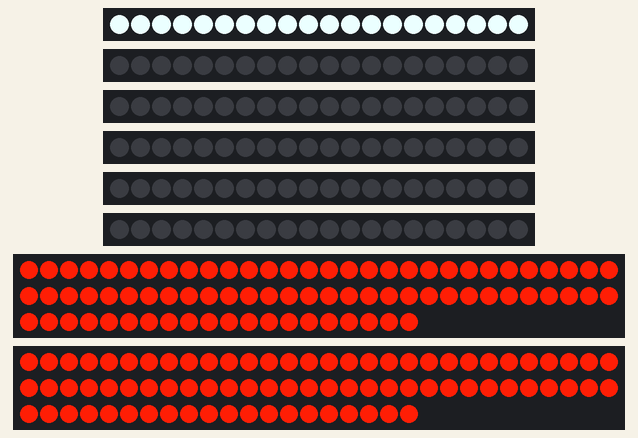
This sketch was run on a simulated Arduino Uno, built with avr-gcc and run on an emulated ATmega328P. Parts: 6 × 20 RGB LEDs in strip order, left to right, 2 × 80 RGB LEDs in strip order, left to right, continuing on the next row. The strip is taken to match the declared colour order.

Above: at 0.11 s.
At 0.72 s:
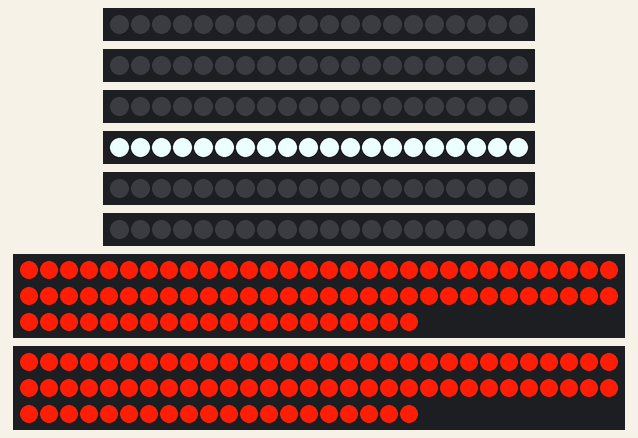
At 1.12 s:
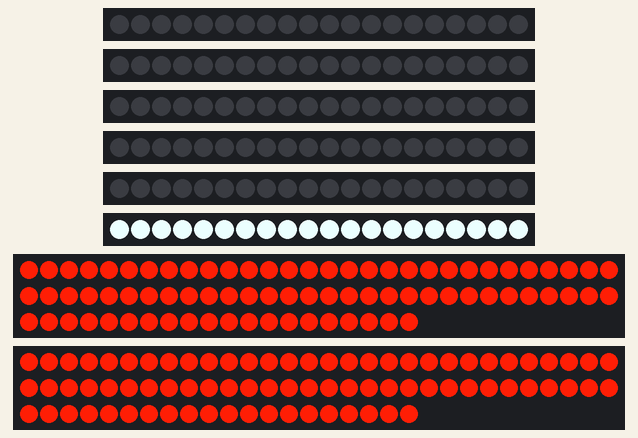
At 1.53 s:
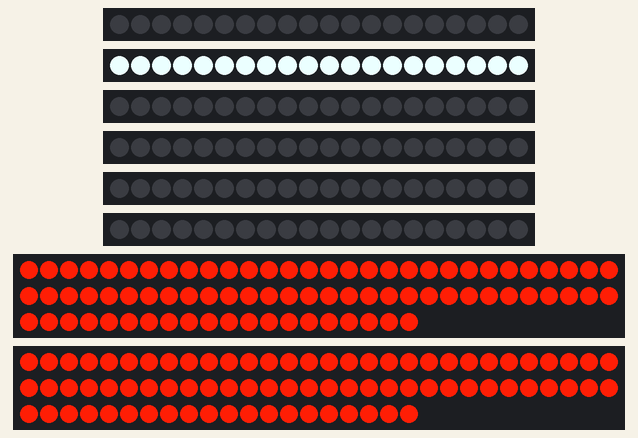

The sketch:

QueenDiamonds.ino
```cpp
#include <Adafruit_NeoPixel.h>

#define NUM_LEDS_PER_CHASE_STRIP 20
#define NUM_CHASE_STRIPS 6
#define NUM_LEDS_PER_STATIC_STRIP 80
#define NUM_STATIC_STRIPS 2

const int chaseStripPins[NUM_CHASE_STRIPS] = {2, 3, 4, 5, 6, 7};
const int staticStripPins[NUM_STATIC_STRIPS] = {8, 9};

Adafruit_NeoPixel chaseStrips[NUM_CHASE_STRIPS] = {
    Adafruit_NeoPixel(NUM_LEDS_PER_CHASE_STRIP, chaseStripPins[0], NEO_RGB + NEO_KHZ800),
    Adafruit_NeoPixel(NUM_LEDS_PER_CHASE_STRIP, chaseStripPins[1], NEO_RGB + NEO_KHZ800),
    Adafruit_NeoPixel(NUM_LEDS_PER_CHASE_STRIP, chaseStripPins[2], NEO_RGB + NEO_KHZ800),
    Adafruit_NeoPixel(NUM_LEDS_PER_CHASE_STRIP, chaseStripPins[3], NEO_RGB + NEO_KHZ800),
    Adafruit_NeoPixel(NUM_LEDS_PER_CHASE_STRIP, chaseStripPins[4], NEO_RGB + NEO_KHZ800),
    Adafruit_NeoPixel(NUM_LEDS_PER_CHASE_STRIP, chaseStripPins[5], NEO_RGB + NEO_KHZ800)
};

Adafruit_NeoPixel staticStrips[NUM_STATIC_STRIPS] = {
    Adafruit_NeoPixel(NUM_LEDS_PER_STATIC_STRIP, staticStripPins[0], NEO_RGB + NEO_KHZ800),
    Adafruit_NeoPixel(NUM_LEDS_PER_STATIC_STRIP, staticStripPins[1], NEO_RGB + NEO_KHZ800)
};

void setup() {
    for (int i = 0; i < NUM_CHASE_STRIPS; i++) {
        chaseStrips[i].begin();
        chaseStrips[i].show();
    }

    for (int i = 0; i < NUM_STATIC_STRIPS; i++) {
        staticStrips[i].begin();
        staticStrips[i].fill(staticStrips[i].Color(255, 30, 5));
        staticStrips[i].show();
    }
}

void loop() {
    for (int s = 0; s < NUM_CHASE_STRIPS; s++) {
        chaseStrips[s].fill(chaseStrips[s].Color(235, 255, 255));
        chaseStrips[s].show();
        delay(200);
        chaseStrips[s].clear();
        chaseStrips[s].show();
    }
}
```

Measured:
- by itself, everything shown: repeats every 1.2 s, in 6 steps
